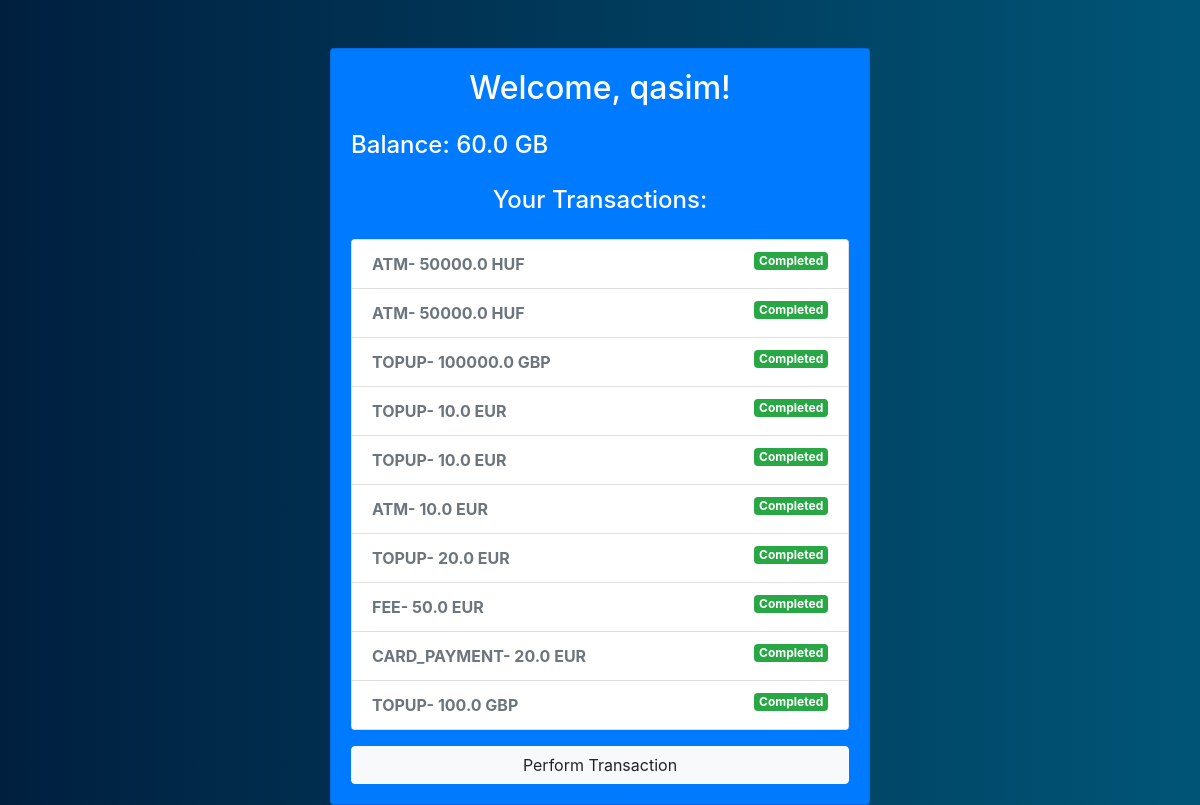
Page / (signed in) on the earlier database version.
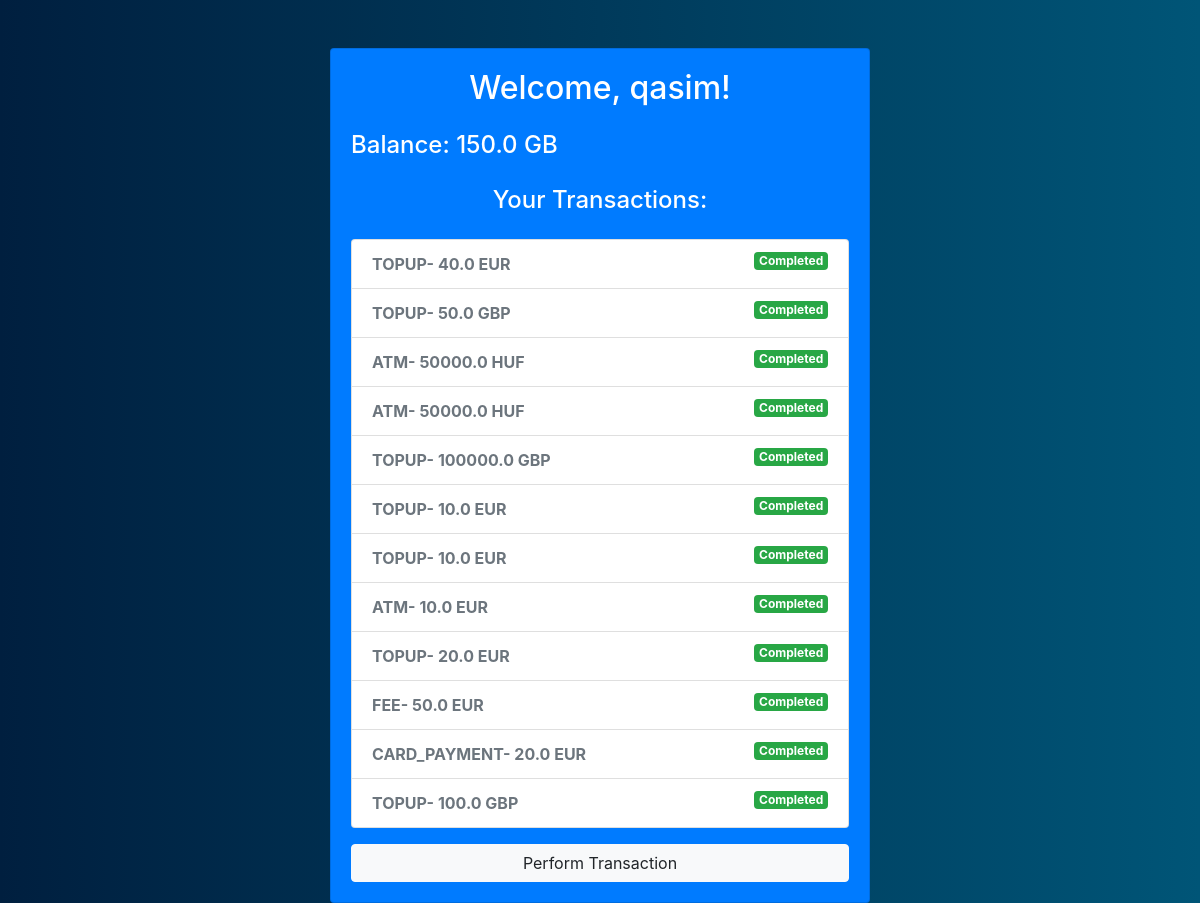
Same page on the later database version.
### app.py (models this page shows)
class User(db.Model):
    id = db.Column(db.Integer, primary_key=True)
    username = db.Column(db.String(80), unique=True, nullable=False)
    password = db.Column(db.String(80), nullable=False)
    created_date = db.Column(db.DateTime, default=datetime.utcnow)
    country = db.Column(db.String(2), nullable=False)
    birth_day = db.Column(db.Date, nullable=False)
    is_locked = db.Column(db.Boolean, default=False)
    money_in_no = db.Column(db.Float, default=0)
    money_out_no = db.Column(db.Float, default=0)
    money_in_gbp = db.Column(db.Float, default=0)
    money_out_gbp = db.Column(db.Float, default=0)
    money_in_day_no = db.Column(db.Float, default=0)
    money_out_day_no = db.Column(db.Float, default=0)
    money_in_sum = db.Column(db.Float, default=0)
    money_out_sum = db.Column(db.Float, default=0)
    money_in_day_sum = db.Column(db.Float, default=0)
    money_out_day_sum = db.Column(db.Float, default=0)
    balance_no = db.Column(db.Float, default=0)
    balance_day_no = db.Column(db.Float, default=0)
    balance_sum = db.Column(db.Float, default=0)
    balance_day_sum = db.Column(db.Float, default=0)
    balance = db.Column(db.Float, default=0)
    transactions = db.relationship('Transaction', backref='user', lazy=True)

class Transaction(db.Model):
    id = db.Column(db.Integer, primary_key=True)
    type = db.Column(db.String(20), nullable=False)
    state = db.Column(db.String(20), nullable=False)
    created_date = db.Column(db.DateTime, default=db.func.current_timestamp())
    user_id = db.Column(db.Integer, db.ForeignKey('user.id'), nullable=False)
    amount_gb = db.Column(db.Float, nullable=False)
    currency = db.Column(db.String(10))

### app.py (the view)
@app.route('/')
def home():
    if 'username' in session:
        user = User.query.filter_by(username=session['username']).first()
        if user.is_locked:
            session.pop('username', None)  # Clear session on sign-out
            return redirect(url_for('signin'))
        received_amount = db.session.query(func.sum(Transaction.amount_gb)).filter_by(user_id=user.id, type='TOPUP', state='COMPLETED').scalar() or 0.0
        spent_amount = db.session.query(func.sum(Transaction.amount_gb)).filter_by(user_id=user.id, state='COMPLETED').\
            filter(or_(Transaction.type == 'CARD_PAYMENT', Transaction.type == 'TRANSFER', Transaction.type == 'ATM', Transaction.type == 'FEE')).\
            scalar() or 0.0
        balance = received_amount - spent_amount
        transactions = Transaction.query.filter_by(user_id=user.id).order_by(Transaction.created_date.desc()).all()
        return render_template('home.html', user=user, transactions=transactions, balance=balance, received_amount=received_amount, spent_amount=spent_amount)
    else:
        return redirect(url_for('signin'))

### templates/home.html (shortened to what this page needs)
{% extends 'base.html' %}
{% block content %}
<div class="row justify-content-center">
    <div class="col-md-6">
        <div class="card bg-primary text-white">
            <div class="card-body">
                <h2 class="card-title text-center mb-4">Welcome, {{ user.username }}!</h2>
                <h4 class="mt-4">Balance: {{ balance }} GB</h4>
                <br>
                <h4 class="card-subtitle text-center mb-4">Your Transactions:</h4>
                <ul class="list-group">
                    {% for transaction in transactions %}
                        <li class="list-group-item">
                            <strong>{{ transaction.type }}- {{ transaction.amount_gb }} {{ transaction.currency }}</strong>
                            {% if transaction.state == 'COMPLETED' %}
                                <span class="badge badge-success float-right">Completed</span>
                            {% elif transaction.state == 'REVERTED' %}
                                <span class="badge badge-warning float-right">Reverted</span>
                            {% elif transaction.state == 'FAILED' %}
                                <span class="badge badge-danger float-right">Failed</span>
                            {% elif transaction.state == 'DECLINED' %}
                                <span class="badge badge-secondary float-right">Declined</span>
                            {% endif %}
                        </li>
                    {% endfor %}
                </ul>
                <div class="text-center mt-3">
                    <a href="{{ url_for('perform_transaction') }}" class="btn btn-light btn-block">Perform Transaction</a>
                </div>
            </div>
        </div>
    </div>
</div>
{% endblock %}

### templates/base.html (shortened to what this page needs)
<!DOCTYPE html>
<html lang="en">
<head>
    <link rel="stylesheet" href="https://stackpath.bootstrapcdn.com/bootstrap/4.3.1/css/bootstrap.min.css">
</head>
<body>
    <div class="container mt-5">
        {% block content %}{% endblock %}
    </div>
</body>
</html>

### templates/base.html (style rules this page uses)
body { background: linear-gradient(to right, #001f3f, #005577); color: #ffffff; }
label, strong { color: #6c757d; }

Differences in the rows shown:
added Transaction: state "Completed"
added Transaction: state "Completed"
Other differences:
{{ balance }}: "60.0" → "150.0"
